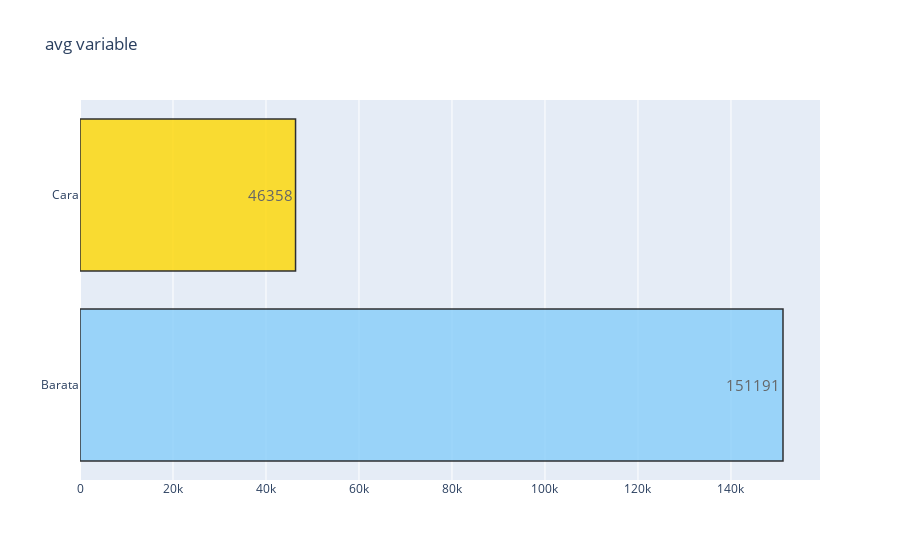

Source (notebook cell):
### Code cell
target_count()

### Figure 1 — Plotly figure (JSON) as saved in the notebook; plotly's stock layout.template omitted (floating-point values rounded to 4 significant figures)
{"data": [{"marker": {"color": ["lightskyblue", "gold"], "line": {"color": "#000000", "width": 1.5}}, "opacity": 0.8, "orientation": "h", "text": ["151191", "46358"], "textfont": {"size": 15}, "textposition": "auto", "type": "bar", "x": [151191, 46358], "y": ["Barata", "Cara"]}], "layout": {"title": {"text": "avg variable"}}}
